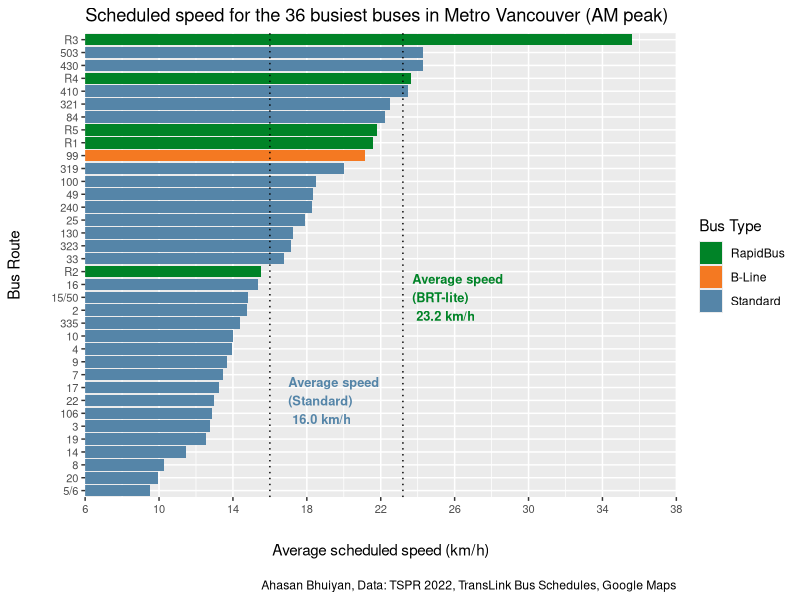
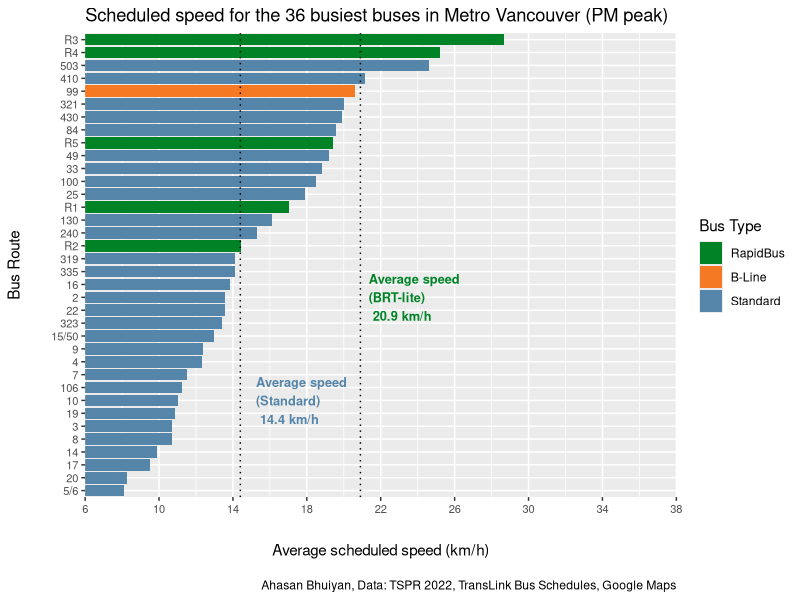
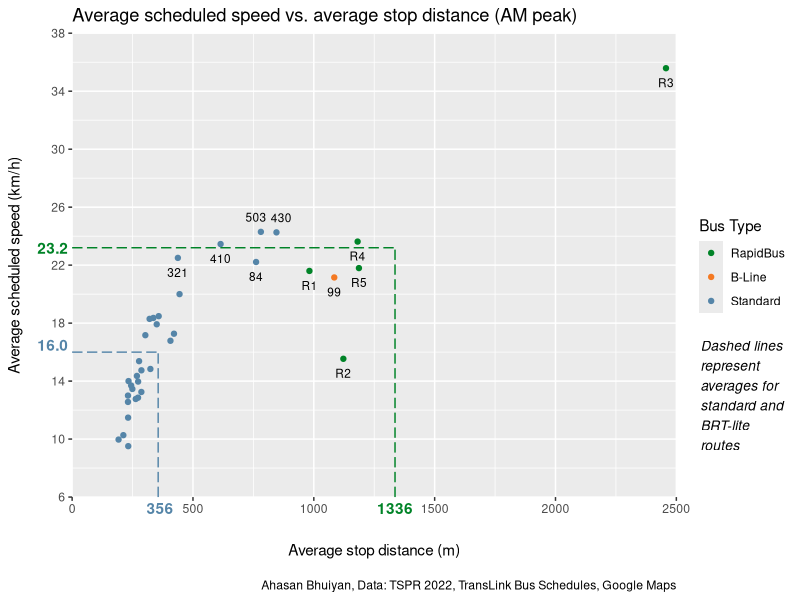
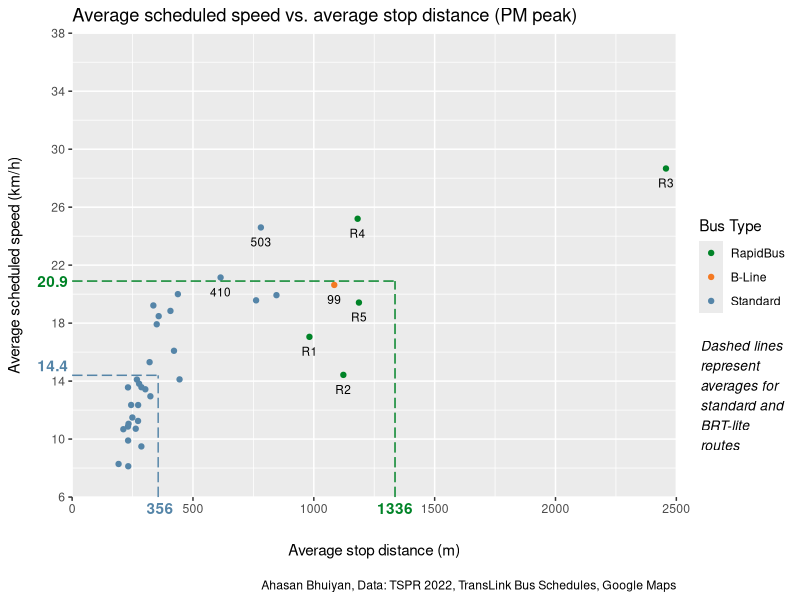

These figures' R source, in order:
## ---- chunk 1
#| label: setup
#| include: false

knitr::opts_chunk$set(echo = TRUE, fig.width = 8, fig.asp = 0.7)
library(tidyverse)
library(readxl)
library(ggthemes)
## ---- chunk 2
#| label: import-and-filer-data 
#| echo: false

# Read in data
allBuses <- read_excel("data/bus_perfomance_comparison.xlsx")
allCities <- read_excel("data/standard_bus_comparison.xlsx")

# Filter datasets based on time
am_peak <- filter(allBuses, time == "AM Peak")
pm_peak <- filter(allBuses, time == "PM Peak")

# Reorganize datasets so that colours align
am_peak$bus_type <- factor(am_peak$bus_type, levels = c("RapidBus", "B-Line", "Standard"))
pm_peak$bus_type <- factor(pm_peak$bus_type, levels = c("RapidBus", "B-Line", "Standard"))
bus_colors <- c("#008327","#F47922", "#5585A8")

allCities$city <- factor(allCities$city, levels = c("Vancouver", "Montréal", "Toronto", "Bologna", "Milan", "Zürich", "Vienna"))

# Calculate average stop spacing
avg_dist_brt_lite <- round(mean(am_peak$average_stop_distance[am_peak$bus_type == "RapidBus" | am_peak$bus_type == "B-Line"]))
avg_dist_standard <- round(mean(am_peak$average_stop_distance[am_peak$bus_type == "Standard"]))

# Calculate AM peak values

am_peak_avg_spd_brt_lite <- round(mean(am_peak$average_scheduled_speed[am_peak$bus_type == "RapidBus" | am_peak$bus_type == "B-Line"]),1)
am_peak_avg_spd_standard <- round(mean(am_peak$average_scheduled_speed[am_peak$bus_type == "Standard"]),1)

am_peak_sd_brt_lite <- round(sd(am_peak$average_scheduled_speed[am_peak$bus_type == "RapidBus" | am_peak$bus_type == "B-Line"]),2)
am_peak_sd_standard <- round(sd(am_peak$average_scheduled_speed[am_peak$bus_type == "Standard"]),2)

# Calculate PM peak values

pm_peak_avg_spd_brt_lite <- round(mean(pm_peak$average_scheduled_speed[pm_peak$bus_type == "RapidBus" | pm_peak$bus_type == "B-Line"]),1)
pm_peak_avg_spd_standard <- round(mean(pm_peak$average_scheduled_speed[pm_peak$bus_type == "Standard"]),1)

pm_peak_sd_brt_lite <- round(sd(pm_peak$average_scheduled_speed[pm_peak$bus_type == "RapidBus" | pm_peak$bus_type == "B-Line"]),2)
pm_peak_sd_standard <- round(sd(pm_peak$average_scheduled_speed[pm_peak$bus_type == "Standard"]),2)
## ---- chunk 3
#| label: am-peak-speeds
#| echo: false

ggplot(am_peak, aes(x = average_scheduled_speed, y = fct_reorder(route, average_scheduled_speed), fill = bus_type, width = 0.9)) +
  geom_col() +
  
  coord_cartesian(xlim = c(6,38), expand = FALSE, clip = "on") + 
  scale_x_continuous(breaks=seq(6, 38, by = 4)) +
  
  # Display dashed lines to show mean values...
  
  # for BRT-lite
  annotate("segment", x = am_peak_avg_spd_brt_lite, xend = am_peak_avg_spd_brt_lite, y = 0.5, yend = 36.5, colour = "black", linetype = "dotted") +
  # for standard buses
  annotate("segment", x = am_peak_avg_spd_standard, xend = am_peak_avg_spd_standard, y = 0.5, yend = 36.5, colour = "black", linetype = "dotted") +
  
  # Print mean values...
  
  # for BRT-lite
  annotate("text", x = 23.7, y = 16, label = paste("Average speed \n(BRT-lite) \n", am_peak_avg_spd_brt_lite, "km/h"), colour = "#008327", fontface = 2, size = 3.25, hjust = 0) +
  # for standard buses
  annotate("text", x = 17, y = 8, label = paste("Average speed \n(Standard) \n", format(round(am_peak_avg_spd_standard, 2), nsmall = 1), "km/h"), colour = "#5585A8", fontface = 2, size = 3.25, hjust = 0) +
  
  # Create spacing between plot and axis titles
  theme(axis.title.y = element_text(margin = margin(t = 0, r = 20, b = 0, l = 0)),
        axis.title.x = element_text(margin = margin(t = 20, r = 0, b = 0, l = 0)),
        axis.text=element_text(size = 8)) +
        # axis.text.y = element_text(hjust = 0)) +
  
  labs(
    title = "Scheduled speed for the 36 busiest buses in Metro Vancouver (AM peak)",
    x = "Average scheduled speed (km/h)", y = "Bus Route",
    caption = "\n Ahasan Bhuiyan, Data: TSPR 2022, TransLink Bus Schedules, Google Maps",
    fill = "Bus Type"
  ) +
  scale_fill_manual(values = bus_colors)
## ---- chunk 4
#| label: pm-peak-speeds
#| echo: false

ggplot(pm_peak, aes(x = average_scheduled_speed, y = fct_reorder(route, average_scheduled_speed), fill = bus_type, width = 0.9)) +
  geom_col() +
  
  coord_cartesian(xlim = c(6,38), expand = FALSE, clip = "on") + 
  scale_x_continuous(breaks=seq(6, 38, by = 4)) +
  
  # Display dashed lines to show mean values...
  
  # for BRT-lite
  annotate("segment", x = pm_peak_avg_spd_brt_lite, xend = pm_peak_avg_spd_brt_lite, y = 0.5, yend = 36.5, colour = "black", linetype = "dotted") +
  # for standard buses
  annotate("segment", x = pm_peak_avg_spd_standard, xend = pm_peak_avg_spd_standard, y = 0.5, yend = 36.5, colour = "black", linetype = "dotted") +
  
  # Print mean values...
  
  # for BRT-lite
  annotate("text", x = 21.35, y = 16, label = paste("Average speed \n(BRT-lite) \n", format(pm_peak_avg_spd_brt_lite, nsmall=1), "km/h"), colour = "#008327", fontface = 2, size = 3.25, hjust = 0) +
  # for standard buses
  annotate("text", x = 15.25, y = 8, label = paste("Average speed \n(Standard) \n",format(pm_peak_avg_spd_standard, nsmall=1), "km/h"), colour = "#5585A8", fontface = 2, size = 3.25, hjust = 0) +
  
  # Create spacing between plot and axis titles
  theme(axis.title.y = element_text(margin = margin(t = 0, r = 20, b = 0, l = 0)),
        axis.title.x = element_text(margin = margin(t = 20, r = 0, b = 0, l = 0)),
        axis.text=element_text(size = 8)) +
        # axis.text.y = element_text(hjust = 0)) +
  
  labs(
    title = "Scheduled speed for the 36 busiest buses in Metro Vancouver (PM peak)",
    x = "Average scheduled speed (km/h)", y = "Bus Route",
    caption = "\n Ahasan Bhuiyan, Data: TSPR 2022, TransLink Bus Schedules, Google Maps",
    fill = "Bus Type"
  ) +
  scale_fill_manual(values = bus_colors)
## ---- chunk 5
#| label: am-peak-stop-spacing
#| echo: false

ggplot(
  data = am_peak, 
  mapping = aes(x = average_stop_distance, y = average_scheduled_speed)
) +
  geom_point(size = 1.5, mapping = aes(colour = bus_type)) +
  
  # Create labels for BRT-lite routes...
  geom_text(aes(label = ifelse(bus_type == "RapidBus" | bus_type == "B-Line", as.character(route),'')), check_overlap = TRUE, hjust = 0.5, nudge_y = -1, size = 3) +
  
  # and standard buses faster than 20 km/h...
  geom_text(aes(label = ifelse(bus_type == "Standard" & average_scheduled_speed > 20 & route != 430 & route != 503, as.character(route),'')), hjust = 0.5, nudge_y = -1, size = 3) +
  
  # and generate labels separately for the 430 and 503 since they overlap
  geom_text(aes(label = ifelse(route == 430, as.character(route),'')), hjust = 0.5, nudge_y = 1, nudge_x = 20, size = 3) +
  geom_text(aes(label = ifelse(route == 503, as.character(route),'')), hjust = 0.5, nudge_y = 1, nudge_x = -20, size = 3) +
  
  # Zoom in to area defined by x = [0, 2500] and y = [6, 38]
  coord_cartesian(xlim = c(0,2500), ylim = c(6,38), expand = FALSE, clip = "off") + 
  # Change x and y scales
  scale_x_continuous(breaks=seq(0, 2500, by = 500)) +
  scale_y_continuous(breaks=seq(6, 38, by = 4)) +

  # Display dashed lines to show mean values...
  # for BRT-lite
  annotate("segment", x = avg_dist_brt_lite, xend = avg_dist_brt_lite, y = 6, yend = am_peak_avg_spd_brt_lite, colour = "#008327", linetype = 5) +
  annotate("segment", x = 0, xend = avg_dist_brt_lite, y = am_peak_avg_spd_brt_lite, yend = am_peak_avg_spd_brt_lite, colour = "#008327", linetype = 5) +
  
  # for standard buses
  annotate("segment", x = avg_dist_standard, xend = avg_dist_standard, y = 6, yend = am_peak_avg_spd_standard, colour = "#5585A8", linetype = 5) +
  annotate("segment", x = 0, xend = avg_dist_standard, y = am_peak_avg_spd_standard, yend = am_peak_avg_spd_standard, colour = "#5585A8", linetype = 5) +

  # Print mean values...
  # for BRT-lite
  annotate("text", x = 1336, y = 5.25, label = avg_dist_brt_lite, colour = "#008327", fontface = 2) +
  annotate("text", x = -80, y = 23.2, label = am_peak_avg_spd_brt_lite, colour = "#008327", fontface = 2) +
  
  # for standard buses
  annotate("text", x = 364, y = 5.25, label = avg_dist_standard, colour = "#5585A8", fontface = 2) +
  annotate("text", x = -80, y = 16.5, label = format(am_peak_avg_spd_standard, nsmall=1), colour = "#5585A8", fontface = 2) +
  
  # Print legend note
  annotate("text", x = 2600, y = 13, label = paste("Dashed lines \nrepresent \naverages for \nstandard and \nBRT-lite \nroutes"), fontface = "italic", size = 3.5, hjust = 0) +
  
  # Create spacing between plot and axis titles
  theme(axis.title.y = element_text(margin = margin(t = 0, r = 20, b = 0, l = 0)),
        axis.title.x = element_text(margin = margin(t = 20, r = 0, b = 0, l = 0))) +
        # Left-justify caption
        # plot.caption = element_text(hjust = 0)) +
  
  labs(
    title = "Average scheduled speed vs. average stop distance (AM peak)",
    x = "Average stop distance (m)", y = "Average scheduled speed (km/h)",
    caption = "\n Ahasan Bhuiyan, Data: TSPR 2022, TransLink Bus Schedules, Google Maps",
    color = "Bus Type"
  ) +
  scale_color_manual(values = bus_colors)

## ---- chunk 6
#| label: pm-peak-stop-spacing
#| echo: false

ggplot(
  data = pm_peak, 
  mapping = aes(x = average_stop_distance, y = average_scheduled_speed)
) +
  geom_point(size = 1.5, mapping = aes(colour = bus_type)) +
  
  # Create labels for BRT-lite routes...
  geom_text(aes(label = ifelse(bus_type == "RapidBus" | bus_type == "B-Line", as.character(route),'')), check_overlap = TRUE, hjust = 0.5, nudge_y = -1, size = 3) +
  
  # and standard buses faster than 20 km/h...
  geom_text(aes(label = ifelse(bus_type == "Standard" & average_scheduled_speed > 20, as.character(route),'')), hjust = 0.5, nudge_y = -1, size = 3) +
  
  # Zoom in to area defined by x = [0, 2500] and y = [6, 38]
  coord_cartesian(xlim = c(0,2500), ylim = c(6,38), expand = FALSE, clip = "off") + 
  # Change x and y scales
  scale_x_continuous(breaks=seq(0, 2500, by = 500)) +
  scale_y_continuous(breaks=seq(6, 38, by = 4)) +

  # Display dashed lines to show mean values...
  # for BRT-lite
  annotate("segment", x = avg_dist_brt_lite, xend = avg_dist_brt_lite, y = 6, yend = pm_peak_avg_spd_brt_lite, colour = "#008327", linetype = 5) +
  annotate("segment", x = 0, xend = avg_dist_brt_lite, y = pm_peak_avg_spd_brt_lite, yend = pm_peak_avg_spd_brt_lite, colour = "#008327", linetype = 5) +
  
  # for standard buses
  annotate("segment", x = avg_dist_standard, xend = avg_dist_standard, y = 6, yend = pm_peak_avg_spd_standard, colour = "#5585A8", linetype = 5) +
  annotate("segment", x = 0, xend = avg_dist_standard, y = pm_peak_avg_spd_standard, yend = pm_peak_avg_spd_standard, colour = "#5585A8", linetype = 5) +

  # Print mean values...
  # for BRT-lite
  annotate("text", x = 1336, y = 5.25, label = avg_dist_brt_lite, colour = "#008327", fontface = 2) +
  annotate("text", x = -80, y = 20.9, label = pm_peak_avg_spd_brt_lite, colour = "#008327", fontface = 2) +
  
  # for standard buses
  annotate("text", x = 364, y = 5.25, label = avg_dist_standard, colour = "#5585A8", fontface = 2) +
  annotate("text", x = -80, y = 15.1, label = pm_peak_avg_spd_standard, colour = "#5585A8", fontface = 2) +
  
  # Print legend note
  annotate("text", x = 2600, y = 13, label = paste("Dashed lines \nrepresent \naverages for \nstandard and \nBRT-lite \nroutes"), fontface = "italic", size = 3.5, hjust = 0) +
  
  # Create spacing between plot and axis titles
  theme(axis.title.y = element_text(margin = margin(t = 0, r = 20, b = 0, l = 0)),
        axis.title.x = element_text(margin = margin(t = 20, r = 0, b = 0, l = 0))) +
        # Left-justify caption
        # plot.caption = element_text(hjust = 0)) +
  
  labs(
    title = "Average scheduled speed vs. average stop distance (PM peak)",
    x = "Average stop distance (m)", y = "Average scheduled speed (km/h)",
    caption = "\n Ahasan Bhuiyan, Data: TSPR 2022, TransLink Bus Schedules, Google Maps",
    color = "Bus Type"
  ) +
  scale_color_manual(values = bus_colors)
